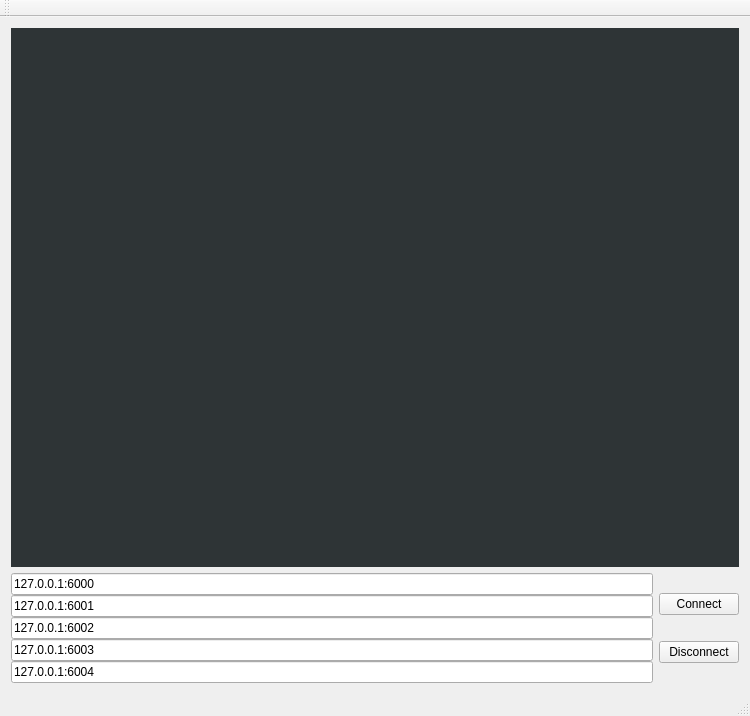
<?xml version="1.0" encoding="UTF-8"?>
<ui version="4.0">
 <class>MainWindow</class>
 <widget class="QMainWindow" name="MainWindow">
  <property name="geometry">
   <rect>
    <x>0</x>
    <y>0</y>
    <width>750</width>
    <height>716</height>
   </rect>
  </property>
  <property name="sizePolicy">
   <sizepolicy hsizetype="Preferred" vsizetype="Preferred">
    <horstretch>0</horstretch>
    <verstretch>0</verstretch>
   </sizepolicy>
  </property>
  <property name="windowTitle">
   <string>MainWindow</string>
  </property>
  <widget class="QWidget" name="centralWidget">
   <layout class="QVBoxLayout" name="verticalLayout_3">
    <item>
     <widget class="QWidget" name="widget_opengl" native="true">
      <property name="sizePolicy">
       <sizepolicy hsizetype="Preferred" vsizetype="Expanding">
        <horstretch>0</horstretch>
        <verstretch>0</verstretch>
       </sizepolicy>
      </property>
      <property name="styleSheet">
       <string notr="true">background-color: rgb(46, 52, 54);</string>
      </property>
     </widget>
    </item>
    <item>
     <layout class="QHBoxLayout" name="horizontalLayout">
      <item>
       <layout class="QVBoxLayout" name="verticalLayout">
        <property name="spacing">
         <number>0</number>
        </property>
        <item>
         <widget class="QLineEdit" name="lineEdit_server0">
          <property name="text">
           <string>127.0.0.1:6000</string>
          </property>
         </widget>
        </item>
        <item>
         <widget class="QLineEdit" name="lineEdit_server1">
          <property name="text">
           <string>127.0.0.1:6001</string>
          </property>
         </widget>
        </item>
        <item>
         <widget class="QLineEdit" name="lineEdit_server2">
          <property name="text">
           <string>127.0.0.1:6002</string>
          </property>
         </widget>
        </item>
        <item>
         <widget class="QLineEdit" name="lineEdit_server3">
          <property name="text">
           <string>127.0.0.1:6003</string>
          </property>
         </widget>
        </item>
        <item>
         <widget class="QLineEdit" name="lineEdit_server4">
          <property name="text">
           <string>127.0.0.1:6004</string>
          </property>
         </widget>
        </item>
       </layout>
      </item>
      <item>
       <layout class="QVBoxLayout" name="verticalLayout_2">
        <item>
         <widget class="QPushButton" name="pushButton_connect">
          <property name="text">
           <string>Connect</string>
          </property>
         </widget>
        </item>
        <item>
         <widget class="QPushButton" name="pushButton_disconnect">
          <property name="text">
           <string>Disconnect</string>
          </property>
         </widget>
        </item>
       </layout>
      </item>
     </layout>
    </item>
   </layout>
  </widget>
  <widget class="QMenuBar" name="menuBar">
   <property name="geometry">
    <rect>
     <x>0</x>
     <y>0</y>
     <width>750</width>
     <height>27</height>
    </rect>
   </property>
  </widget>
  <widget class="QToolBar" name="mainToolBar">
   <attribute name="toolBarArea">
    <enum>TopToolBarArea</enum>
   </attribute>
   <attribute name="toolBarBreak">
    <bool>false</bool>
   </attribute>
  </widget>
  <widget class="QStatusBar" name="statusBar"/>
 </widget>
 <layoutdefault spacing="6" margin="11"/>
 <resources/>
 <connections/>
</ui>
